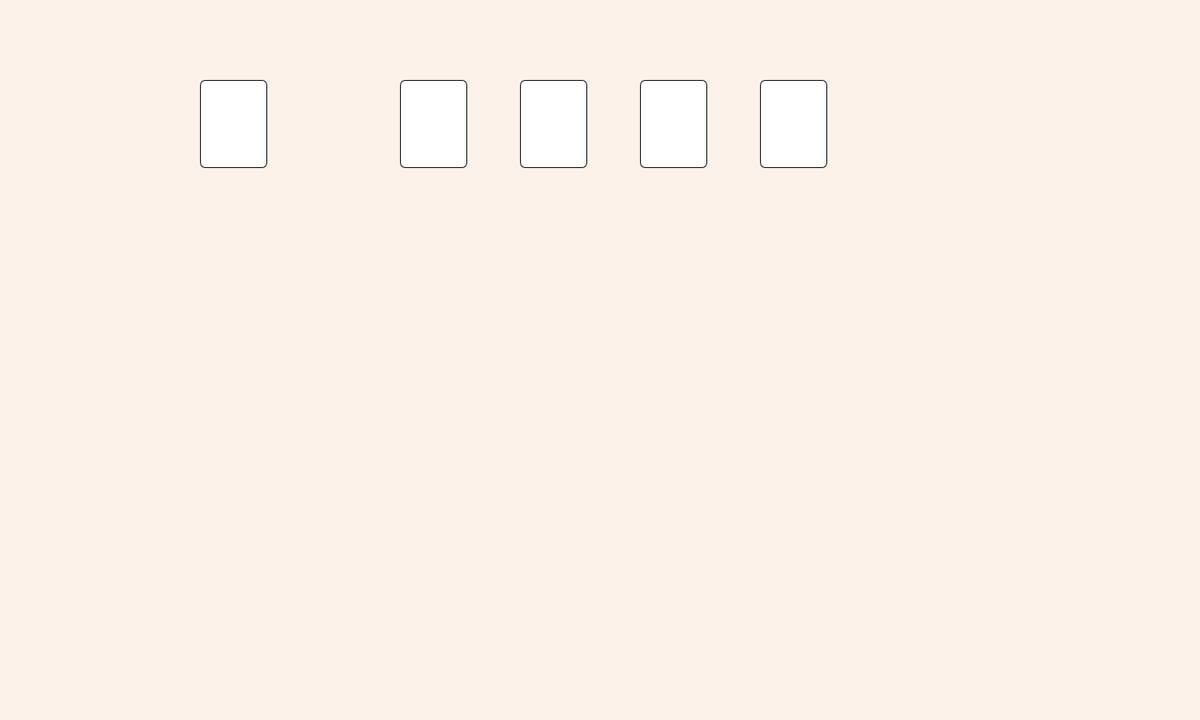
Frame 1 (no input)
Frame 60 (the mouse pressed at the canvas centre just before this capture): identical to frame 1, image omitted
Frame 120 (the mouse held since frame 60 and released just before this capture): identical to frame 1, image omitted

The Processing sketch that drew this single still picture (run headless with seeded random() and noise(); from frame 60 on, the mouse is pressed at the canvas centre):

// Processing sketch: klondike_cardcontainer
// ── klondike_cardcontainer.pde
void setup(){
  size(1500,900);
}
void draw(){
  background(#FCF2EA);
  drawCardContainer(250 , 100);//翻出來的牌
  for(int i=0; i<4; i++){
    drawCardContainer(500 + 150*i, 100);//放牌的地方
  }
}
void drawCardContainer(int x, int y){ //放牌的地方
  stroke(0);
  fill(255);
  rect(x, y, 83, 109, 7);
}
